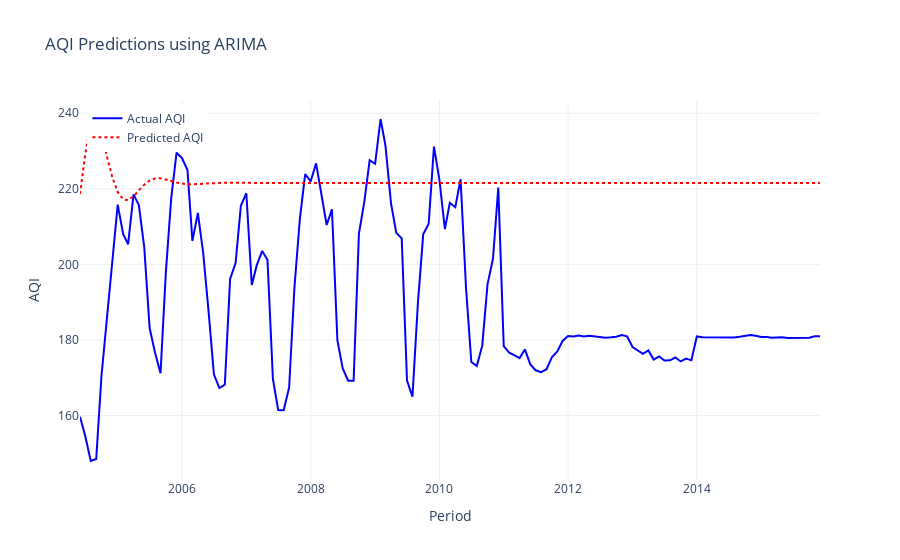

Write notebook code for a chart like this one.
### Code cell
new_data = pd.read_csv('../data/test.csv', index_col=0)

# Reset index to get 'period' as a column if it's in the index
if 'period' not in new_data.columns:
    new_data.reset_index(inplace=True)
    new_data.rename(columns={'index': 'period'}, inplace=True)

# Ensure the date column is in datetime format
new_data['period'] = pd.to_datetime(new_data['period'], format='%Y-%m')

# Set period as the index for ARIMA model
new_data.set_index('period', inplace=True)

# Define the target variable for the new data
y_new = new_data['AQI']

# Make predictions using the trained ARIMA model
y_new_pred = model_fit.forecast(steps=len(y_new))

# If you have the actual AQI values for the new data, you can compare them with the predictions
# Assuming you have the 'AQI' column in 'new_data.csv' for evaluation
if 'AQI' in new_data.columns:
    rmse_new = np.sqrt(mean_squared_error(y_new, y_new_pred))
    mae_new = mean_absolute_error(y_new, y_new_pred)
    r2_new = r2_score(y_new, y_new_pred)
    
    print(f"RMSE on test set(ARIMA): {rmse_new}")
    print(f"MAE on test set(ARIMA): {mae_new}")
    print(f"R² on test set(ARIMA): {r2_new}")

# Optionally, visualize the results (if you want to compare predictions vs. actual)
fig_new = go.Figure()

# Add new data actual AQI (if available)
if 'AQI' in new_data.columns:
    fig_new.add_trace(go.Scatter(x=new_data.index, y=new_data['AQI'],
                                mode='lines', name='Actual AQI',
                                line=dict(color='blue')))

# Add predictions
fig_new.add_trace(go.Scatter(x=new_data.index, y=y_new_pred,
                            mode='lines', name='Predicted AQI',
                            line=dict(color='red', dash='dot')))

# Update layout
fig_new.update_layout(
    title='AQI Predictions using ARIMA',
    xaxis_title='Period',
    yaxis_title='AQI',
    legend=dict(x=0.01, y=0.99),
    template='plotly_white'
)

# Show the plot
fig_new.show()

### Figure 1 — Plotly figure (JSON) as saved in the notebook; plotly's stock layout.template omitted (floating-point values rounded to 4 significant figures; data arrays with more than 128 entries replaced by an {"elided": "..."} marker saying what was removed)
{"data": [{"line": {"color": "blue"}, "mode": "lines", "name": "Actual AQI", "type": "scatter", "x": {"elided": "139 str values"}, "y": {"elided": "139 float values"}}, {"line": {"color": "red", "dash": "dot"}, "mode": "lines", "name": "Predicted AQI", "type": "scatter", "x": {"elided": "139 str values"}, "y": {"elided": "139 float values"}}], "layout": {"legend": {"x": 0.01, "y": 0.99}, "title": {"text": "AQI Predictions using ARIMA"}, "xaxis": {"title": {"text": "Period"}}, "yaxis": {"title": {"text": "AQI"}}}}
